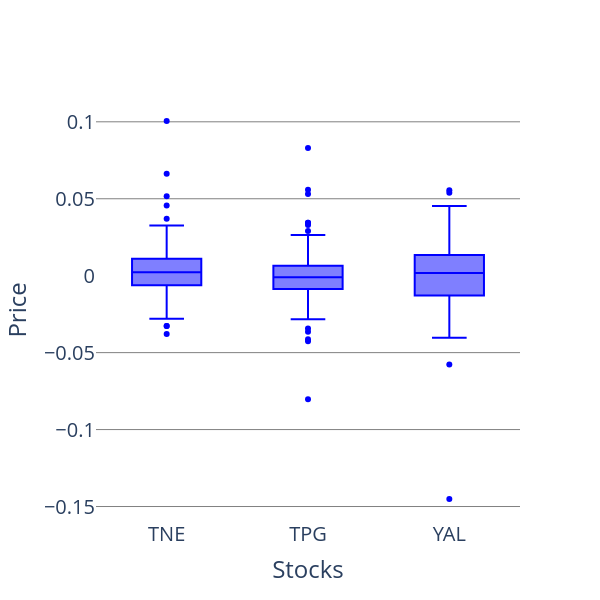

The notebook cell saved with this chart:
### Code cell
# Plot box
fig = go.Figure()

for stock in df.columns:
    fig.add_trace(go.Box(y = df[stock].pct_change(), name = stock, showlegend = False, marker = dict(color = 'blue')))
fig.update_yaxes(title = 'Price', showgrid = True, gridcolor = 'gray')
fig.update_xaxes(title = 'Stocks')
fig.update_layout(
    plot_bgcolor = 'white',
    paper_bgcolor = 'white',
    width = 200 * len(df.columns),
    height = 600,
    font = dict(size = 20)
)
fig.show()

### Figure 1 — Plotly figure (JSON) as saved in the notebook; plotly's stock layout.template omitted (floating-point values rounded to 4 significant figures; data arrays with more than 128 entries replaced by an {"elided": "..."} marker saying what was removed)
{"data": [{"marker": {"color": "blue"}, "name": "TNE", "showlegend": false, "type": "box", "y": {"elided": "255 float values"}}, {"marker": {"color": "blue"}, "name": "TPG", "showlegend": false, "type": "box", "y": {"elided": "255 float values"}}, {"marker": {"color": "blue"}, "name": "YAL", "showlegend": false, "type": "box", "y": {"elided": "255 float values"}}], "layout": {"font": {"size": 20}, "height": 600, "paper_bgcolor": "white", "plot_bgcolor": "white", "width": 600, "xaxis": {"title": {"text": "Stocks"}}, "yaxis": {"gridcolor": "gray", "showgrid": true, "title": {"text": "Price"}}}}
